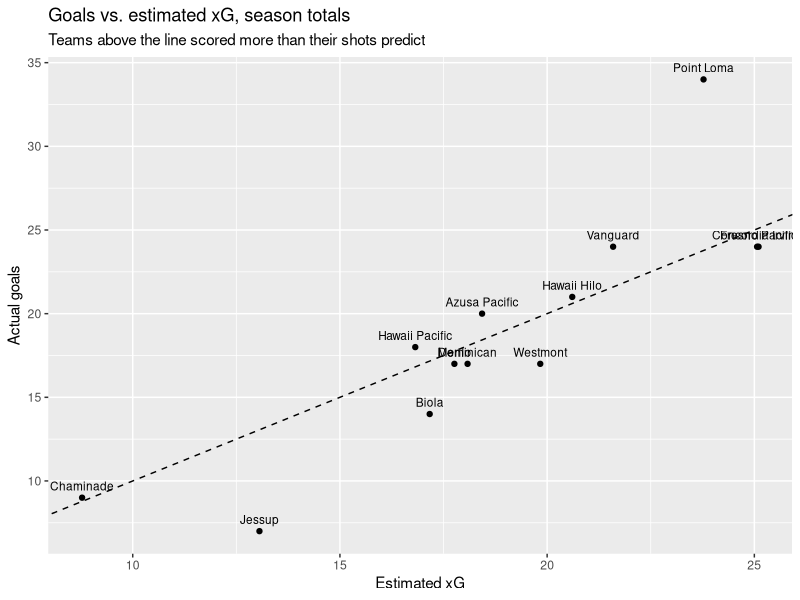
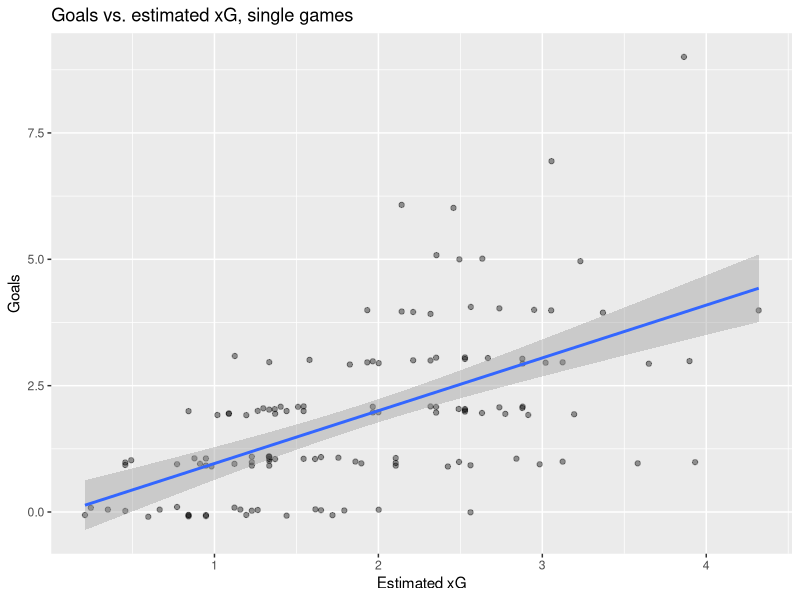

Reproduce these figures in R, in order.
## ---- chunk 1
library(tidyverse)

team_games <- read_csv("data/team_games.csv")
games      <- read_csv("data/games.csv")

glimpse(team_games)
## ---- chunk 2
w_on_target  <- 0.246   # value of a shot on target
w_off_target <- 0.070   # value of a shot that missed or was blocked
draw_margin  <- 0.5     # |xG difference| smaller than this = predicted draw

est_xg <- function(sot, shots_off) {
  sot * w_on_target + shots_off * w_off_target
}
## ---- chunk 3
team_games <- team_games |>
  mutate(
    xg_for     = est_xg(sot_for, shots_off_for),
    xg_against = est_xg(sot_against, shots_off_against),
    xg_diff    = xg_for - xg_against,
    x_result   = case_when(
      xg_diff >=  draw_margin ~ "W",
      xg_diff <= -draw_margin ~ "L",
      TRUE                    ~ "D"))
## ---- chunk 4
team_summary <- team_games |>
  group_by(team) |>
  summarise(
    games       = n(),
    points      = sum(points),
    goals_for   = sum(goals_for),
    xg_for      = sum(xg_for),
    goals_minus_xg = goals_for - xg_for,
    goals_against  = sum(goals_against),
    xg_against     = sum(xg_against)) |>
  arrange(desc(points))

team_summary
## ---- chunk 5
ggplot(team_summary, aes(xg_for, goals_for, label = team)) +
  geom_abline(linetype = "dashed") +
  geom_point() +
  geom_text(vjust = -0.8, size = 3) +
  labs(x = "Estimated xG", y = "Actual goals",
       title = "Goals vs. estimated xG, season totals",
       subtitle = "Teams above the line scored more than their shots predict")
## ---- chunk 6
# Predicted result vs. actual result
team_games |>
  count(result, x_result) |>
  pivot_wider(names_from = x_result, values_from = n, values_fill = 0)

# Share of games called correctly
mean(team_games$result == team_games$x_result)
## ---- chunk 7
ggplot(team_games, aes(xg_for, goals_for)) +
  geom_jitter(width = 0, height = 0.1, alpha = 0.4) +
  geom_smooth(method = "lm") +
  labs(x = "Estimated xG", y = "Goals", title = "Goals vs. estimated xG, single games")
## ---- chunk 8
m <- glm(goals_for ~ 0 + sot_for + shots_off_for, family = poisson(link = "identity"), data   = team_games)

summary(m)


# Learn the two weights from one set of games
fit_xg <- function(train) {
  coef(lm(goals_for ~ 0 + sot_for + shots_off_for, data = train))
}

# Apply those weights to a different set of games and score them
test_xg <- function(test, w, train, draw_margin = 0.5) {
  test |>
    mutate(
      xg_for     = w[1] * sot_for     + w[2] * shots_off_for,
      xg_against = w[1] * sot_against + w[2] * shots_off_against,
      x_result   = case_when(xg_for - xg_against >=  draw_margin ~ "W",
                             xg_for - xg_against <= -draw_margin ~ "L",
                             TRUE ~ "D")) |>
    summarise(
      games           = n(),
      actual_goals    = sum(goals_for),
      predicted_goals = sum(xg_for),
      error_per_game  = sqrt(mean((goals_for - xg_for)^2)),
      # baseline: guess the training games' average for every game
      baseline_error  = sqrt(mean((goals_for - mean(train$goals_for))^2)),
      result_accuracy = mean(result == x_result))
}

# Example: learn from each team's first 5 games, test on its last 5
train <- filter(team_games, game_no <= 5)
test  <- filter(team_games, game_no >  5)

w <- fit_xg(train)
w
test_xg(test, w, train)

# Vlad's own weights on the same test games, for comparison
print(test_xg(test, c(0.33, 0.15), train))

## ---- chunk 9
library(dplyr)

set.seed(1) #means it is reproducible, every time the code chunk is ran it will give same answer
n_sims <- 10000 #10,000 simulations

# creates the real 2025 table: using points as the main way to decide order, then goal difference, then goals for
actual <- team_games %>%
  group_by(team) %>%
  summarize(pts = sum(points), gd = sum(goal_diff), gf = sum(goals_for)) %>%
  arrange(desc(pts), desc(gd), desc(gf)) %>%
  mutate(actual_pos = row_number()) # gives each team its acutal conference rank

# one row per real game (each game appears twice in team_games)
games <- team_games %>% distinct(game_id, .keep_all = TRUE)

# has each team matching their position in the standings.
# will be used to keep track of each team's results during simulations.
home <- match(games$team,     actual$team)
away <- match(games$opponent, actual$team)

# Function simulates an entire season using expected goals (xG)

# row 2 and 3 randomly generate the number of goals scored in each game
# A Poisson distribution is used, with each team's expected goals as the average

# row 4-5 calculates the pointseach team should get based on the simulated score
simulate_season <- function() {
  gA <- rpois(nrow(games), games$xg_for)       # goals scored by the listed team
  gB <- rpois(nrow(games), games$xg_against)   # goals scored by the opponent
  ptsA <- 3 * (gA > gB) + (gA == gB)
  ptsB <- 3 * (gB > gA) + (gA == gB)
  who  <- c(home, away)                        # Combine results for both the home and away team so we can calculate total points, goal difference, and goals scored
  pts  <- rowsum(c(ptsA, ptsB), who)[, 1]
  gd   <- rowsum(c(gA - gB, gB - gA), who)[, 1]
  gf   <- rowsum(c(gA, gB), who)[, 1]          # calculate for all teams and use rowsum() to group the results by team
  pos  <- integer(13)                          # Create a vector to store the final position of each of the 13 teams
  pos[order(-pts, -gd, -gf, runif(13))] <- 1:13   # random coin flip if still tied
  pos
}

positions <- replicate(n_sims, simulate_season())   # 13 teams x 10,000 seasons
hit <- positions == actual$actual_pos                # TRUE = finished in its real spot

# 1) per-team results: real position vs expected position
actual %>%
  mutate(
    p_real_spot  = rowMeans(hit),
    avg_sim_pos  = rowMeans(positions),
    expected_pos = rank(avg_sim_pos, ties.method = "first")
  ) %>%
  select(team, actual_pos, expected_pos, avg_sim_pos, p_real_spot)


## ---- chunk 10
# how often a certain amount of teams hit the exact same positions, and the average amount of similar spots
table(colSums(hit))
mean(colSums(hit))

# how often the exact real table appeared
mean(colSums(hit) == 13)
## ---- chunk 11
library(dplyr)

set.seed(1)
n_sims <- 10000

# season simulation
simulate_season <- function() {
  
  #rpois simulation for goals using xG
  gA <- rpois(nrow(games), games$xg_for)
  gB <- rpois(nrow(games), games$xg_against)
  
  # points tally, 3 for a win, 1 for a draw, and 0 for a loss
  ptsA <- 3 * (gA > gB) + (gA == gB)
  ptsB <- 3 * (gB > gA) + (gA == gB)
  
  # makes one long list and uses rowsum() to add totals up by team. [, 1] pulls out the column of totals
  who  <- c(home, away)
  pts  <- rowsum(c(ptsA, ptsB), who)[, 1]
  gd   <- rowsum(c(gA - gB, gB - gA), who)[, 1]
  gf   <- rowsum(c(gA, gB), who)[, 1]

  # orders the team by points, most points higher in the standings, then tie breaks by goal different and then goals scored
  pos <- integer(13)
  pos[order(-pts, -gd, -gf, runif(13))] <- 1:13
  c(pos, pts)                       
}

# replicates the season 10,000 times, makes a matrix of each season as a specific column and 26 rows for the 13 positions and the 13 total amounts of points
sims      <- replicate(n_sims, simulate_season())

# Split the two halves back apart so they're easier to work with
positions <- sims[1:13, ]                           
points    <- sims[14:26, ]                       

#adds team names to rows
rownames(positions) <- rownames(points) <- actual$team

# position probability matrix 
# Row = team, column = finishing position, cell = P(probability that a team finishes in that spot)
# for each position j, positions == j is TRUE wherever a team finished in j position
pos_probs <- sapply(1:13, function(j) rowMeans(positions == j))
dimnames(pos_probs) <- list(team = actual$team, position = 1:13)

round(pos_probs, 3)   # full matrix

# summary of probabilities 
playoff_spots <- 4     # number of teams that make the playoffs

summary_probs <- tibble(
  team         = actual$team,
  actual_pos   = actual$actual_pos,
  # chances of winning the league
  p_win_league = rowMeans(positions == 1),
  # chances of making the playoffs
  p_playoffs   = rowMeans(positions <= playoff_spots),
  #chances of landing in the exact spot they were meant to finish in
  p_real_spot  = rowMeans(positions == actual$actual_pos)
) %>%
  arrange(actual_pos) # shown in a table

summary_probs
## ---- chunk 12
# uncertainty intervals
# runs quantile() on each speicific row (why the 1 is there) and asks for the the 5th, 50th, and 95th percentile in points and position
#t() helps flip apply() which originally has data in column form

q_pts <- t(apply(points,    1, quantile, probs = c(0.05, 0.50, 0.95)))
q_pos <- t(apply(positions, 1, quantile, probs = c(0.05, 0.50, 0.95)))

intervals <- tibble(
  team         = actual$team,
  actual_pos   = actual$actual_pos,  # where they really finished
  actual_pts   = actual$pts,    #the points they had
  xpts_mean    = rowMeans(points),    # average points across all 10,000 fake seasons. This is the xPoints number
  
  # the point  and position range: 5th percentile, median, and 95th percentile.
  # q_pts and q_pos has 3 columns, so [, 1] / [, 2] / [, 3] grab each one in order.
  # Together p05 and p95 give a 90% range, meaning 90% of simulated seasons
  # landed between them.
  pts_p05      = q_pts[, 1],
  pts_median   = q_pts[, 2],
  pts_p95      = q_pts[, 3],
  pos_p05      = q_pos[, 1],
  pos_median   = q_pos[, 2],
  pos_p95      = q_pos[, 3],
  
  # where the real points total falls in the simulated distribution
  # (near 0 = unlucky, near 1 = lucky or genuinely clinical)
  
  # For each team i, points[i, ] is its 10,000 simulated totals, and
  # actual$pts[i] is its real total. `points[i, ] <= actual$pts[i]` is TRUE
  # in every fake season where the team scored at or below its real points,
  # and mean() turns that into a share. So 0.95 means the team's real points
  # beat about 95% of the simulated seasons. seq_len(13) just loops over
  # the 13 teams. Because points are whole numbers, seasons that tie the real
  # total are counted too, so the percentile leans a bit high.
  actual_pts_percentile = sapply(seq_len(13), function(i) mean(points[i, ] <= actual$pts[i]))
) %>%
  arrange(actual_pos)  #show in real table order

intervals
